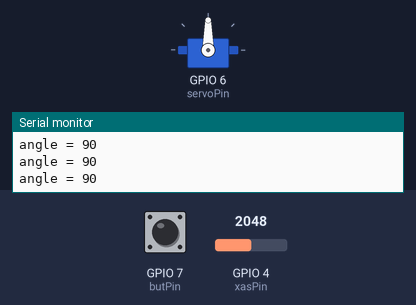
This sketch was run on a simulated ESP32-S3. On the bench: servo, the last lines printed to the serial monitor. The test bench sets the inputs (shaded band); at power-on: GPIO 7 (butPin) HIGH, GPIO 4 (xasPin) = 2048.

Above: at 2.2 s.
2.3 s: GPIO 7 (butPin) pulled LOW for 0.15 s
At 2.46 s:
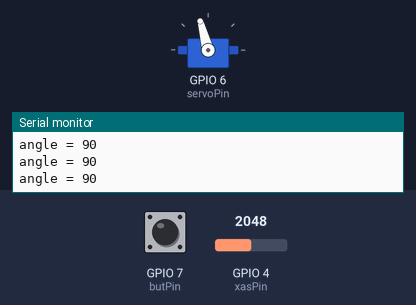
5.3 s: GPIO 7 (butPin) pulled LOW for 1 s
7.8 s: GPIO 4 (xasPin) set to 1228
At 9.0 s:
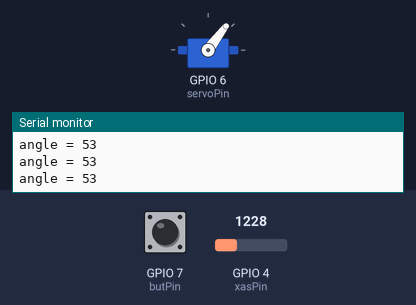
9.3 s: GPIO 4 (xasPin) set to 0
At 10.4 s:
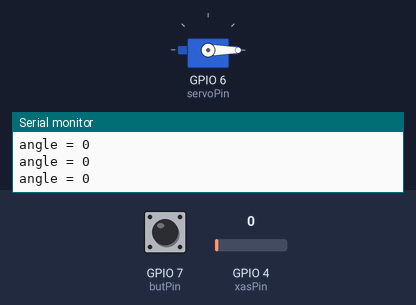
Timing chart, 0 to 11.8 s (numbered marks = the images above; inputs shaded):
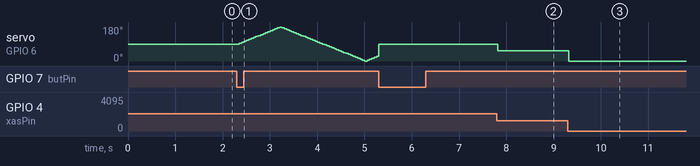

The sketch:

joystick_to_servo.ino
```cpp
#include <ESP32Servo.h>
const int xasPin = 4;
const int butPin = 7;
const int servoPin = 6;
bool autoRotation = false;
int angle = 0;
bool angleDecrease = false;
int lastbutval = HIGH;
Servo myservo;
void setup() {
  Serial.begin(115200);
  myservo.attach(servoPin);
  pinMode(butPin, INPUT_PULLUP);
  delay(1000);

}

void loop() {
  int butval = digitalRead(butPin);
  if (butval != lastbutval){
  if (lastbutval == HIGH && butval == LOW){
    autoRotation = !autoRotation;
  }
  lastbutval = butval;
  }
  if (!autoRotation){
  int xval = analogRead(xasPin);
  angle = map(xval, 0, 4095, 0, 180);
  myservo.write(angle);
  Serial.print("angle = ");
  Serial.println(angle);

  }else{
    angle = constrain(angle, 0, 180);
    myservo.write(angle);
    if (angle >= 180){
      angleDecrease = true;
    } else if (angle <= 0){
      angleDecrease = false;
    }
    if (angleDecrease){
      angle = angle - 5;
    } else {
      angle = angle + 5;
    }

  }
 delay(50);

}
```

Measured:
- after the input at 7.8 s, servo on GPIO 6 (servoPin): 90° → 53° at once
- after the input at 9.3 s, servo on GPIO 6 (servoPin): 53° → 0° at once
